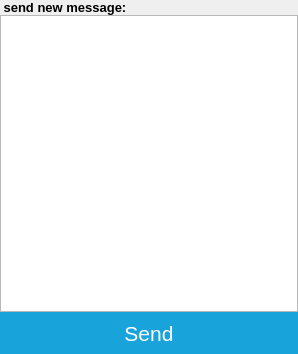
<?xml version="1.0" encoding="UTF-8"?>
<ui version="4.0">
 <class>SendMessageTab</class>
 <widget class="QWidget" name="SendMessageTab">
  <property name="geometry">
   <rect>
    <x>0</x>
    <y>0</y>
    <width>298</width>
    <height>354</height>
   </rect>
  </property>
  <property name="windowTitle">
   <string>Form</string>
  </property>
  <layout class="QGridLayout" name="gridLayout">
   <property name="leftMargin">
    <number>0</number>
   </property>
   <property name="topMargin">
    <number>0</number>
   </property>
   <property name="rightMargin">
    <number>0</number>
   </property>
   <property name="bottomMargin">
    <number>0</number>
   </property>
   <property name="spacing">
    <number>0</number>
   </property>
   <item row="0" column="0">
    <widget class="QLabel" name="label">
     <property name="styleSheet">
      <string notr="true">font-size:10pt; 
font-weight:700;</string>
     </property>
     <property name="text">
      <string> send new message:</string>
     </property>
     <property name="margin">
      <number>4</number>
     </property>
    </widget>
   </item>
   <item row="1" column="0">
    <widget class="ListWidget" name="sendMessageListWidget">
     <property name="focusPolicy">
      <enum>Qt::NoFocus</enum>
     </property>
     <property name="alternatingRowColors">
      <bool>true</bool>
     </property>
     <property name="selectionMode">
      <enum>QAbstractItemView::NoSelection</enum>
     </property>
    </widget>
   </item>
   <item row="2" column="0">
    <widget class="QPushButton" name="sendPushButton">
     <property name="minimumSize">
      <size>
       <width>0</width>
       <height>42</height>
      </size>
     </property>
     <property name="maximumSize">
      <size>
       <width>16777215</width>
       <height>42</height>
      </size>
     </property>
     <property name="styleSheet">
      <string notr="true">QPushButton {
	font-size:16pt; 
	border-style: outset;
	border-width: 0px;
	color: white;
	background-color: rgb(25,163,219)
}
QPushButton:pressed {
	background-color: rgb(45,183,239)
}</string>
     </property>
     <property name="text">
      <string>Send</string>
     </property>
    </widget>
   </item>
  </layout>
 </widget>
 <customwidgets>
  <customwidget>
   <class>ListWidget</class>
   <extends>QListWidget</extends>
   <header>listwidget.h</header>
  </customwidget>
 </customwidgets>
 <resources/>
 <connections/>
</ui>
